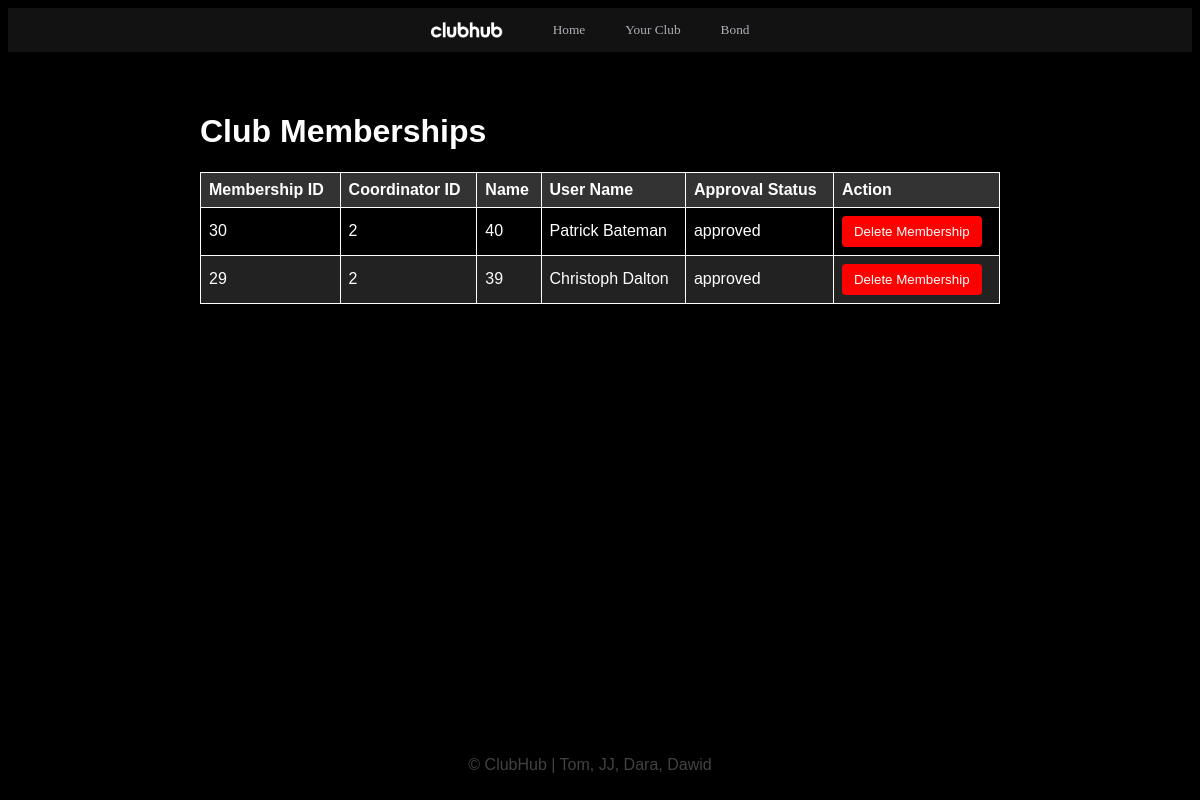
The page /coordinator_view_club_memberships (signed in) on the database its author committed.
### tables this page shows
CREATE TABLE "Login"(
UserID INTEGER PRIMARY KEY,
Username TEXT NOT NULL UNIQUE,
Password TEXT NOT NULL,
CreatedTimestamp DATETIME DEFAULT CURRENT_TIMESTAMP,
UpdatedTimestamp DATETIME DEFAULT CURRENT_TIMESTAMP,
FOREIGN KEY (UserID) REFERENCES Users(UserID)
);

CREATE TABLE ClubMemberships (
    MembershipID INTEGER PRIMARY KEY AUTOINCREMENT,
    UserID INTEGER NOT NULL,
    ClubID INTEGER NOT NULL,
    ApprovalStatus TEXT DEFAULT 'pending' NOT NULL CHECK(ApprovalStatus IN ('approved', 'pending', 'rejected')),
    CreatedTimestamp DATETIME DEFAULT CURRENT_TIMESTAMP,
    UpdatedTimestamp DATETIME DEFAULT CURRENT_TIMESTAMP,
    FOREIGN KEY (UserID) REFERENCES Users(UserID),
    FOREIGN KEY (ClubID) REFERENCES Clubs(ClubID)
    CONSTRAINT UniqueUserClubID UNIQUE (UserID, ClubID)
);

CREATE TABLE Clubs (
    ClubID INTEGER PRIMARY KEY AUTOINCREMENT,
    Name TEXT NOT NULL,
    CoordinatorID INTEGER NOT NULL UNIQUE,
    Description TEXT,
    ValidityStatus TEXT DEFAULT 'pending' NOT NULL CHECK(ValidityStatus IN ('approved', 'pending', 'rejected')),
    CreatedTimestamp DATETIME DEFAULT CURRENT_TIMESTAMP,
    UpdatedTimestamp DATETIME DEFAULT CURRENT_TIMESTAMP,
    FOREIGN KEY (CoordinatorID) REFERENCES Users(UserID)
);

CREATE TABLE Users (
    UserID INTEGER PRIMARY KEY AUTOINCREMENT,
    Name TEXT NOT NULL,
    Surname TEXT NOT NULL,
    Email TEXT NOT NULL UNIQUE,
    Role TEXT DEFAULT 'STUDENT' NOT NULL CHECK(Role IN ('ADMIN', 'COORDINATOR', 'STUDENT')),
    ApprovalStatus TEXT DEFAULT 'pending' NOT NULL CHECK(ApprovalStatus IN ('approved', 'pending', 'rejected')),
    CreatedTimestamp DATETIME DEFAULT CURRENT_TIMESTAMP,
    UpdatedTimestamp DATETIME DEFAULT CURRENT_TIMESTAMP
);

### app.py (the view)
@app.route('/coordinator_view_club_memberships')
def coordinator_view_club_memberships():
    roleCheck = session.get("roleCheck", 0)
    username = session.get("username", "base")
    userID = Login.get_user_id(username)
    memberships = []
    for item in Clubs.coordinator_view_club_memberships(userID):
        memberships.append(item)
    return render_template('club_memberships.html', memberships=memberships, roleCheck=roleCheck, username=username)

### Clubs.py (called while the page is built)
def coordinator_view_club_memberships(UserID):
    conn = sqlite3.connect('MiniEpic.db')
    cursor = conn.cursor()
    cursor.execute("SELECT * FROM ViewClubMemberships WHERE ApprovalStatus = 'approved' AND CoordinatorID = ?", (UserID,))
    rows = cursor.fetchall()
    club_members = [list(row) for row in rows]
    conn.close()
    return club_members

### Login.py (called while the page is built)
def get_user_id(Username):
    conn = sqlite3.connect('MiniEpic.db')
    cursor = conn.cursor()
    cursor.execute("SELECT UserID FROM Login WHERE Username=?",(Username,))
    row = cursor.fetchone ()
    user_id = row[0]
    return user_id

### app.py (called while the page is built)
@app.template_filter('enumerate')
def jinja2_enumerate(iterable):
    return enumerate(iterable)

### templates/club_memberships.html (shortened to what this page needs)
{% extends "base.html" %}
{% block content %}
<div class="container">
    <h1 class="event-heading">Club Memberships</h1>
    <table class="event-table">
        <thead>
            <tr>
                <th>Membership ID</th>
                <th>Coordinator ID</th>
                <th>Name</th>
                <th>User Name</th>
                <th>Approval Status</th>
                <th>Action</th>
            </tr>
        </thead>
        <tbody>
            {% for index, membership in memberships|enumerate %}
            <tr>
                <td>{{ membership[0] }}</td>
                <td>{{ membership[1] }}</td>
                <td>{{ membership[2] }}</td>
                <td>{{ membership[3] }}</td>
                <td>{{ membership[4] }}</td>
                <td>
                    <form action="/delete_club_membership/{{ membership[0]}}" method="post">
                        <button type="submit" class="delete-button" onclick="return confirm('Are you sure you want to delete this membership?')">Delete Membership</button>
                    </form>
                </td>
            </tr>
            {% endfor %}
        </tbody>
    </table>
</div>
{% endblock %}

### templates/base.html (shortened to what this page needs)
<!DOCTYPE html>
<html lang="en">
<head>
</head>
<body>
    <nav>
        <img src="/static/clubhub_white.png" alt="Tiny Logo">
        <a href="/">Home</a>
        {% if roleCheck == 3 %}
            <a href="clubs">Clubs</a>
            <a href="events">Events</a>
            <a href="memberships">Memberships</a>
        {% elif roleCheck == 1 %}
            <a href="your_club">Your Club</a>
        {% elif roleCheck == 2 %}
            <a href="users">Users</a>
            <a href="coordinators">Coordinators</a>
            <a href="admin_clubs">Pending Clubs</a>
        {% endif %}
        {% if 'username' in session %}
            <a href="profile">{{username}}</a>
        {% else %}
            <a href="login">Login</a>
        {% endif %}
    </nav>
    {% block content %}{% endblock %}
</body>
<footer>
    <p>&copy; ClubHub | Tom, JJ, Dara, Dawid</p>
</footer>
</html>

### templates/base.html (style rules this page uses)
nav { position: sticky; top: 0; background-color: #121212; padding: 14px 30px; display: flex; align-items: center; justify-content: center; z-index: 1000; }
nav img { height: 16px; margin-right: 30px; }
nav a { font-family: 'Sequel Sans Light Head', Rockwell; font-size: smaller; color: #aeaeb7; text-decoration: none; margin: 0 20px; }
footer { background-color: black; text-align: center; font-family: Arial, Helvetica, sans-serif; color: rgb(66, 66, 66); padding: 10px; margin-top: auto; }

### templates/club_memberships.html (style rules this page uses)
body { background-color: #000000; background-size: cover; background-position: center; color: #fff; }
.container { max-width: 800px; margin: auto; padding: 40px; }
.event-heading { font-family: 'Arial'; }
.event-table { font-family: Arial; width: 100%; border-collapse: collapse; margin-top: 20px; background-color: rgba(0, 0, 0, 0.8); }
.event-table th, .event-table td { border: 1px solid #fff; padding: 8px; text-align: left; }
.event-table th { background-color: #333; color: #fff; }
.event-table tbody tr:nth-child(even) { background-color: #222; }
footer { position: fixed; right: 0; bottom: 0; width: 100%; background-color: black; text-align: center; font-family: 'Arial'; color: rgb(66, 66, 66); padding: 10px; }
.delete-button { background-color: #ff0000; color: #fff; border: none; padding: 8px 12px; cursor: pointer; border-radius: 4px; }

### rows shown on the page
Login: Username "Bond"
ClubMemberships: MembershipID "30", ApprovalStatus "approved"
Clubs: CoordinatorID "2" "2"
Users: UserID "40"
ClubMemberships: MembershipID "29", ApprovalStatus "approved"
Users: UserID "39"

### other values the page prints
{{ membership[3] }} "Patrick Bateman" "Christoph Dalton"
